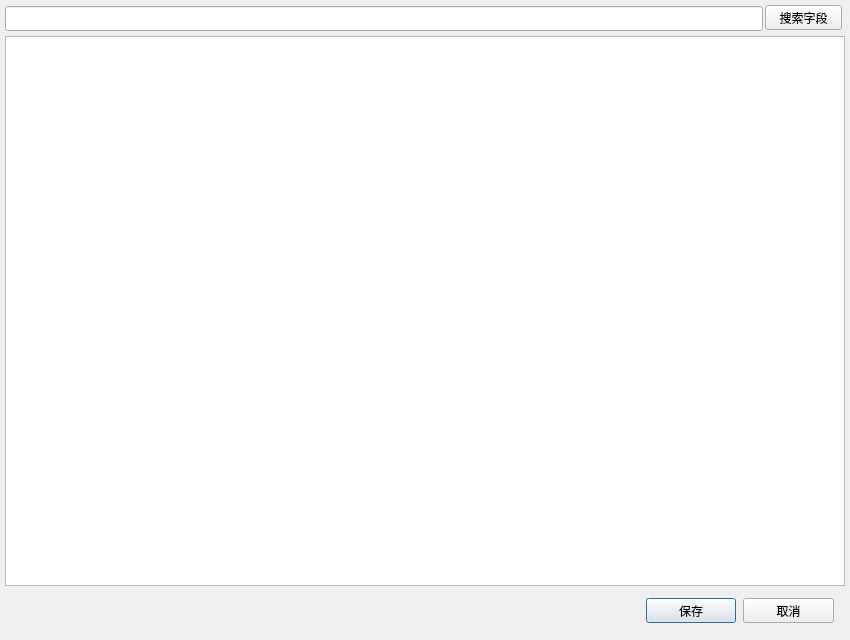
<?xml version="1.0" encoding="UTF-8"?>
<ui version="4.0">
 <class>DialogModifyRow</class>
 <widget class="QDialog" name="DialogModifyRow">
  <property name="windowModality">
   <enum>Qt::NonModal</enum>
  </property>
  <property name="geometry">
   <rect>
    <x>0</x>
    <y>0</y>
    <width>850</width>
    <height>640</height>
   </rect>
  </property>
  <property name="minimumSize">
   <size>
    <width>400</width>
    <height>640</height>
   </size>
  </property>
  <property name="font">
   <font>
    <family>Microsoft YaHei</family>
   </font>
  </property>
  <property name="windowTitle">
   <string>???????</string>
  </property>
  <property name="windowIcon">
   <iconset resource="../res.qrc">
    <normaloff>:/res/icon.ico</normaloff>:/res/icon.ico</iconset>
  </property>
  <layout class="QGridLayout" name="gridLayout_2">
   <property name="leftMargin">
    <number>5</number>
   </property>
   <property name="topMargin">
    <number>5</number>
   </property>
   <property name="rightMargin">
    <number>5</number>
   </property>
   <property name="bottomMargin">
    <number>5</number>
   </property>
   <property name="spacing">
    <number>3</number>
   </property>
   <item row="0" column="0">
    <widget class="QWidget" name="gridWidget" native="true">
     <layout class="QGridLayout" name="gridLayout_3">
      <property name="leftMargin">
       <number>0</number>
      </property>
      <property name="topMargin">
       <number>0</number>
      </property>
      <property name="rightMargin">
       <number>0</number>
      </property>
      <property name="bottomMargin">
       <number>0</number>
      </property>
      <property name="horizontalSpacing">
       <number>2</number>
      </property>
      <property name="verticalSpacing">
       <number>0</number>
      </property>
      <item row="0" column="0">
       <widget class="QLineEdit" name="lineEdit">
        <property name="sizePolicy">
         <sizepolicy hsizetype="Expanding" vsizetype="Fixed">
          <horstretch>0</horstretch>
          <verstretch>0</verstretch>
         </sizepolicy>
        </property>
       </widget>
      </item>
      <item row="0" column="1">
       <widget class="QFrame" name="frame">
        <property name="sizePolicy">
         <sizepolicy hsizetype="Fixed" vsizetype="Fixed">
          <horstretch>0</horstretch>
          <verstretch>0</verstretch>
         </sizepolicy>
        </property>
        <property name="minimumSize">
         <size>
          <width>80</width>
          <height>28</height>
         </size>
        </property>
        <property name="maximumSize">
         <size>
          <width>80</width>
          <height>28</height>
         </size>
        </property>
        <property name="frameShape">
         <enum>QFrame::NoFrame</enum>
        </property>
        <property name="frameShadow">
         <enum>QFrame::Sunken</enum>
        </property>
        <widget class="QPushButton" name="pushButton">
         <property name="geometry">
          <rect>
           <x>0</x>
           <y>0</y>
           <width>77</width>
           <height>25</height>
          </rect>
         </property>
         <property name="sizePolicy">
          <sizepolicy hsizetype="Fixed" vsizetype="Fixed">
           <horstretch>0</horstretch>
           <verstretch>0</verstretch>
          </sizepolicy>
         </property>
         <property name="minimumSize">
          <size>
           <width>0</width>
           <height>25</height>
          </size>
         </property>
         <property name="maximumSize">
          <size>
           <width>77</width>
           <height>25</height>
          </size>
         </property>
         <property name="sizeIncrement">
          <size>
           <width>0</width>
           <height>25</height>
          </size>
         </property>
         <property name="focusPolicy">
          <enum>Qt::NoFocus</enum>
         </property>
         <property name="toolTipDuration">
          <number>-1</number>
         </property>
         <property name="text">
          <string>搜索字段</string>
         </property>
        </widget>
       </widget>
      </item>
     </layout>
    </widget>
   </item>
   <item row="2" column="0" alignment="Qt::AlignRight">
    <widget class="QWidget" name="horizontalWidget" native="true">
     <layout class="QGridLayout" name="gridLayout">
      <property name="leftMargin">
       <number>0</number>
      </property>
      <item row="0" column="0">
       <widget class="QLabel" name="label">
        <property name="sizePolicy">
         <sizepolicy hsizetype="Preferred" vsizetype="Preferred">
          <horstretch>0</horstretch>
          <verstretch>0</verstretch>
         </sizepolicy>
        </property>
        <property name="minimumSize">
         <size>
          <width>500</width>
          <height>0</height>
         </size>
        </property>
        <property name="text">
         <string/>
        </property>
        <property name="alignment">
         <set>Qt::AlignRight|Qt::AlignTrailing|Qt::AlignVCenter</set>
        </property>
       </widget>
      </item>
      <item row="0" column="1">
       <widget class="QFrame" name="frame_2">
        <property name="sizePolicy">
         <sizepolicy hsizetype="Minimum" vsizetype="Fixed">
          <horstretch>0</horstretch>
          <verstretch>0</verstretch>
         </sizepolicy>
        </property>
        <property name="minimumSize">
         <size>
          <width>190</width>
          <height>28</height>
         </size>
        </property>
        <property name="maximumSize">
         <size>
          <width>190</width>
          <height>28</height>
         </size>
        </property>
        <property name="frameShape">
         <enum>QFrame::NoFrame</enum>
        </property>
        <property name="frameShadow">
         <enum>QFrame::Raised</enum>
        </property>
        <widget class="QPushButton" name="pushButtonSave">
         <property name="geometry">
          <rect>
           <x>0</x>
           <y>0</y>
           <width>90</width>
           <height>25</height>
          </rect>
         </property>
         <property name="sizePolicy">
          <sizepolicy hsizetype="Fixed" vsizetype="Fixed">
           <horstretch>0</horstretch>
           <verstretch>0</verstretch>
          </sizepolicy>
         </property>
         <property name="minimumSize">
          <size>
           <width>0</width>
           <height>0</height>
          </size>
         </property>
         <property name="text">
          <string>保存</string>
         </property>
        </widget>
        <widget class="QPushButton" name="pushButtonCancal">
         <property name="geometry">
          <rect>
           <x>97</x>
           <y>0</y>
           <width>91</width>
           <height>25</height>
          </rect>
         </property>
         <property name="sizePolicy">
          <sizepolicy hsizetype="Fixed" vsizetype="Fixed">
           <horstretch>0</horstretch>
           <verstretch>0</verstretch>
          </sizepolicy>
         </property>
         <property name="text">
          <string>取消</string>
         </property>
        </widget>
       </widget>
      </item>
     </layout>
    </widget>
   </item>
   <item row="1" column="0">
    <widget class="QTableWidget" name="tableWidget"/>
   </item>
  </layout>
 </widget>
 <resources>
  <include location="../res.qrc"/>
 </resources>
 <connections/>
</ui>
